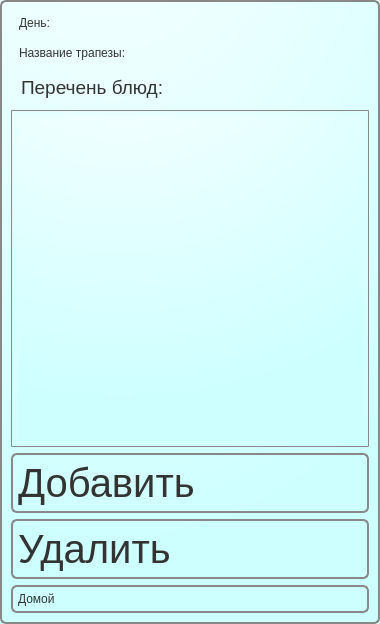
<?xml version="1.0" encoding="UTF-8"?>
<ui version="4.0">
 <class>DishsByTimeForm</class>
 <widget class="QWidget" name="DishsByTimeForm">
  <property name="geometry">
   <rect>
    <x>0</x>
    <y>0</y>
    <width>380</width>
    <height>624</height>
   </rect>
  </property>
  <property name="palette">
   <palette>
    <active>
     <colorrole role="WindowText">
      <brush brushstyle="SolidPattern">
       <color alpha="255">
        <red>51</red>
        <green>51</green>
        <blue>51</blue>
       </color>
      </brush>
     </colorrole>
     <colorrole role="Button">
      <brush brushstyle="RadialGradientPattern">
       <gradient centralx="0.300000000000000" centraly="-0.400000000000000" focalx="0.300000000000000" focaly="-0.400000000000000" radius="1.300000000000000" type="RadialGradient" spread="PadSpread" coordinatemode="ObjectBoundingMode">
        <gradientstop position="0.000000000000000">
         <color alpha="255">
          <red>255</red>
          <green>255</green>
          <blue>255</blue>
         </color>
        </gradientstop>
        <gradientstop position="1.000000000000000">
         <color alpha="255">
          <red>205</red>
          <green>255</green>
          <blue>255</blue>
         </color>
        </gradientstop>
       </gradient>
      </brush>
     </colorrole>
     <colorrole role="Text">
      <brush brushstyle="SolidPattern">
       <color alpha="255">
        <red>51</red>
        <green>51</green>
        <blue>51</blue>
       </color>
      </brush>
     </colorrole>
     <colorrole role="ButtonText">
      <brush brushstyle="SolidPattern">
       <color alpha="255">
        <red>51</red>
        <green>51</green>
        <blue>51</blue>
       </color>
      </brush>
     </colorrole>
     <colorrole role="Base">
      <brush brushstyle="RadialGradientPattern">
       <gradient centralx="0.300000000000000" centraly="-0.400000000000000" focalx="0.300000000000000" focaly="-0.400000000000000" radius="1.300000000000000" type="RadialGradient" spread="PadSpread" coordinatemode="ObjectBoundingMode">
        <gradientstop position="0.000000000000000">
         <color alpha="255">
          <red>255</red>
          <green>255</green>
          <blue>255</blue>
         </color>
        </gradientstop>
        <gradientstop position="1.000000000000000">
         <color alpha="255">
          <red>205</red>
          <green>255</green>
          <blue>255</blue>
         </color>
        </gradientstop>
       </gradient>
      </brush>
     </colorrole>
     <colorrole role="Window">
      <brush brushstyle="RadialGradientPattern">
       <gradient centralx="0.300000000000000" centraly="-0.400000000000000" focalx="0.300000000000000" focaly="-0.400000000000000" radius="1.300000000000000" type="RadialGradient" spread="PadSpread" coordinatemode="ObjectBoundingMode">
        <gradientstop position="0.000000000000000">
         <color alpha="255">
          <red>255</red>
          <green>255</green>
          <blue>255</blue>
         </color>
        </gradientstop>
        <gradientstop position="1.000000000000000">
         <color alpha="255">
          <red>205</red>
          <green>255</green>
          <blue>255</blue>
         </color>
        </gradientstop>
       </gradient>
      </brush>
     </colorrole>
    </active>
    <inactive>
     <colorrole role="WindowText">
      <brush brushstyle="SolidPattern">
       <color alpha="255">
        <red>51</red>
        <green>51</green>
        <blue>51</blue>
       </color>
      </brush>
     </colorrole>
     <colorrole role="Button">
      <brush brushstyle="RadialGradientPattern">
       <gradient centralx="0.300000000000000" centraly="-0.400000000000000" focalx="0.300000000000000" focaly="-0.400000000000000" radius="1.300000000000000" type="RadialGradient" spread="PadSpread" coordinatemode="ObjectBoundingMode">
        <gradientstop position="0.000000000000000">
         <color alpha="255">
          <red>255</red>
          <green>255</green>
          <blue>255</blue>
         </color>
        </gradientstop>
        <gradientstop position="1.000000000000000">
         <color alpha="255">
          <red>205</red>
          <green>255</green>
          <blue>255</blue>
         </color>
        </gradientstop>
       </gradient>
      </brush>
     </colorrole>
     <colorrole role="Text">
      <brush brushstyle="SolidPattern">
       <color alpha="255">
        <red>51</red>
        <green>51</green>
        <blue>51</blue>
       </color>
      </brush>
     </colorrole>
     <colorrole role="ButtonText">
      <brush brushstyle="SolidPattern">
       <color alpha="255">
        <red>51</red>
        <green>51</green>
        <blue>51</blue>
       </color>
      </brush>
     </colorrole>
     <colorrole role="Base">
      <brush brushstyle="RadialGradientPattern">
       <gradient centralx="0.300000000000000" centraly="-0.400000000000000" focalx="0.300000000000000" focaly="-0.400000000000000" radius="1.300000000000000" type="RadialGradient" spread="PadSpread" coordinatemode="ObjectBoundingMode">
        <gradientstop position="0.000000000000000">
         <color alpha="255">
          <red>255</red>
          <green>255</green>
          <blue>255</blue>
         </color>
        </gradientstop>
        <gradientstop position="1.000000000000000">
         <color alpha="255">
          <red>205</red>
          <green>255</green>
          <blue>255</blue>
         </color>
        </gradientstop>
       </gradient>
      </brush>
     </colorrole>
     <colorrole role="Window">
      <brush brushstyle="RadialGradientPattern">
       <gradient centralx="0.300000000000000" centraly="-0.400000000000000" focalx="0.300000000000000" focaly="-0.400000000000000" radius="1.300000000000000" type="RadialGradient" spread="PadSpread" coordinatemode="ObjectBoundingMode">
        <gradientstop position="0.000000000000000">
         <color alpha="255">
          <red>255</red>
          <green>255</green>
          <blue>255</blue>
         </color>
        </gradientstop>
        <gradientstop position="1.000000000000000">
         <color alpha="255">
          <red>205</red>
          <green>255</green>
          <blue>255</blue>
         </color>
        </gradientstop>
       </gradient>
      </brush>
     </colorrole>
    </inactive>
    <disabled>
     <colorrole role="WindowText">
      <brush brushstyle="SolidPattern">
       <color alpha="255">
        <red>51</red>
        <green>51</green>
        <blue>51</blue>
       </color>
      </brush>
     </colorrole>
     <colorrole role="Button">
      <brush brushstyle="RadialGradientPattern">
       <gradient centralx="0.300000000000000" centraly="-0.400000000000000" focalx="0.300000000000000" focaly="-0.400000000000000" radius="1.300000000000000" type="RadialGradient" spread="PadSpread" coordinatemode="ObjectBoundingMode">
        <gradientstop position="0.000000000000000">
         <color alpha="255">
          <red>255</red>
          <green>255</green>
          <blue>255</blue>
         </color>
        </gradientstop>
        <gradientstop position="1.000000000000000">
         <color alpha="255">
          <red>205</red>
          <green>255</green>
          <blue>255</blue>
         </color>
        </gradientstop>
       </gradient>
      </brush>
     </colorrole>
     <colorrole role="Text">
      <brush brushstyle="SolidPattern">
       <color alpha="255">
        <red>51</red>
        <green>51</green>
        <blue>51</blue>
       </color>
      </brush>
     </colorrole>
     <colorrole role="ButtonText">
      <brush brushstyle="SolidPattern">
       <color alpha="255">
        <red>51</red>
        <green>51</green>
        <blue>51</blue>
       </color>
      </brush>
     </colorrole>
     <colorrole role="Base">
      <brush brushstyle="RadialGradientPattern">
       <gradient centralx="0.300000000000000" centraly="-0.400000000000000" focalx="0.300000000000000" focaly="-0.400000000000000" radius="1.300000000000000" type="RadialGradient" spread="PadSpread" coordinatemode="ObjectBoundingMode">
        <gradientstop position="0.000000000000000">
         <color alpha="255">
          <red>255</red>
          <green>255</green>
          <blue>255</blue>
         </color>
        </gradientstop>
        <gradientstop position="1.000000000000000">
         <color alpha="255">
          <red>205</red>
          <green>255</green>
          <blue>255</blue>
         </color>
        </gradientstop>
       </gradient>
      </brush>
     </colorrole>
     <colorrole role="Window">
      <brush brushstyle="RadialGradientPattern">
       <gradient centralx="0.300000000000000" centraly="-0.400000000000000" focalx="0.300000000000000" focaly="-0.400000000000000" radius="1.300000000000000" type="RadialGradient" spread="PadSpread" coordinatemode="ObjectBoundingMode">
        <gradientstop position="0.000000000000000">
         <color alpha="255">
          <red>255</red>
          <green>255</green>
          <blue>255</blue>
         </color>
        </gradientstop>
        <gradientstop position="1.000000000000000">
         <color alpha="255">
          <red>205</red>
          <green>255</green>
          <blue>255</blue>
         </color>
        </gradientstop>
       </gradient>
      </brush>
     </colorrole>
    </disabled>
   </palette>
  </property>
  <property name="windowTitle">
   <string>Трапеза на день</string>
  </property>
  <property name="styleSheet">
   <string notr="true"> 
 QWidget {
color: #333;
border: 2px solid #888888;
font: 12pt &quot;Arial&quot;;
border-radius: 6px;
padding: 5px;
background: qradialgradient(cx: 0.3, cy: -0.4,
fx: 0.3, fy: -0.4,
radius: 1.3, stop: 0 #fff, stop: 1 #cdffff);
min-width: 80px;
text-align:left
}
 </string>
  </property>
  <layout class="QGridLayout" name="gridLayout">
   <item row="1" column="0">
    <widget class="QLabel" name="label_3">
     <property name="styleSheet">
      <string notr="true"> 
 QLabel {
color: #333;
border: 0px solid #888888;
font: 14pt &quot;Arial&quot;;
border-radius: 6px;
padding: 5px;
background: qradialgradient(cx: 0.3, cy: -0.4,
fx: 0.3, fy: -0.4,
radius: 1.3, stop: 0 #fff, stop: 1 #cdffff);
min-width: 80px;
text-align:left
}</string>
     </property>
     <property name="text">
      <string>Название трапезы:</string>
     </property>
    </widget>
   </item>
   <item row="0" column="0">
    <widget class="QLabel" name="label_2">
     <property name="styleSheet">
      <string notr="true"> 
 QLabel {
color: #333;
border: 0px solid #888888;
font: 14pt &quot;Arial&quot;;
border-radius: 6px;
padding: 5px;
background: qradialgradient(cx: 0.3, cy: -0.4,
fx: 0.3, fy: -0.4,
radius: 1.3, stop: 0 #fff, stop: 1 #cdffff);
min-width: 80px;
text-align:left
}</string>
     </property>
     <property name="text">
      <string>День:</string>
     </property>
    </widget>
   </item>
   <item row="0" column="1">
    <widget class="QLabel" name="dayLabel">
     <property name="styleSheet">
      <string notr="true"> 
 QLabel {
color: #333;
border: 0px solid #888888;
font: 14pt &quot;Arial&quot;;
border-radius: 6px;
padding: 5px;
background: qradialgradient(cx: 0.3, cy: -0.4,
fx: 0.3, fy: -0.4,
radius: 1.3, stop: 0 #fff, stop: 1 #cdffff);
min-width: 80px;
text-align:left
}</string>
     </property>
     <property name="text">
      <string/>
     </property>
    </widget>
   </item>
   <item row="1" column="1">
    <widget class="QLabel" name="trapezaLabel">
     <property name="styleSheet">
      <string notr="true"> 
 QLabel {
color: #333;
border: 0px solid #888888;
font: 14pt &quot;Arial&quot;;
border-radius: 6px;
padding: 5px;
background: qradialgradient(cx: 0.3, cy: -0.4,
fx: 0.3, fy: -0.4,
radius: 1.3, stop: 0 #fff, stop: 1 #cdffff);
min-width: 80px;
text-align:left
}</string>
     </property>
     <property name="text">
      <string/>
     </property>
    </widget>
   </item>
   <item row="4" column="0" colspan="2">
    <widget class="QPushButton" name="addButton">
     <property name="font">
      <font>
       <family>Arial</family>
       <pointsize>30</pointsize>
       <weight>50</weight>
       <italic>false</italic>
       <bold>false</bold>
      </font>
     </property>
     <property name="styleSheet">
      <string notr="true"> 
 QPushButton {
color: #333;
border: 2px solid #888888;
font: 30pt &quot;Arial&quot;;
border-radius: 6px;
padding: 5px;
background: qradialgradient(cx: 0.3, cy: -0.4,
fx: 0.3, fy: -0.4,
radius: 1.3, stop: 0 #fff, stop: 1 #cdffff);
min-width: 80px;
text-align:left
}
 
QPushButton:hover {
background: qradialgradient(cx: 0.3, cy: -0.4,
fx: 0.3, fy: -0.4,
radius: 1.3, stop: 0 #fff, stop: 1 #bbb);
}
 
 QPushButton:pressed {
background: qradialgradient(cx: 0.4, cy: -0.1,
fx: 0.4, fy: -0.1,
radius: 1.3, stop: 0 #fff, stop: 1 #ddd);
}</string>
     </property>
     <property name="text">
      <string>Добавить</string>
     </property>
     <property name="icon">
      <iconset resource="images_resources.qrc">
       <normaloff>:/images/img/edit_add_8006.png</normaloff>:/images/img/edit_add_8006.png</iconset>
     </property>
     <property name="iconSize">
      <size>
       <width>48</width>
       <height>48</height>
      </size>
     </property>
    </widget>
   </item>
   <item row="6" column="0" colspan="2">
    <widget class="QPushButton" name="deleteButton">
     <property name="font">
      <font>
       <family>Arial</family>
       <pointsize>30</pointsize>
       <weight>50</weight>
       <italic>false</italic>
       <bold>false</bold>
      </font>
     </property>
     <property name="styleSheet">
      <string notr="true"> 
 QPushButton {
color: #333;
border: 2px solid #888888;
font: 30pt &quot;Arial&quot;;
border-radius: 6px;
padding: 5px;
background: qradialgradient(cx: 0.3, cy: -0.4,
fx: 0.3, fy: -0.4,
radius: 1.3, stop: 0 #fff, stop: 1 #cdffff);
min-width: 80px;
text-align:left
}
 
QPushButton:hover {
background: qradialgradient(cx: 0.3, cy: -0.4,
fx: 0.3, fy: -0.4,
radius: 1.3, stop: 0 #fff, stop: 1 #bbb);
}
 
 QPushButton:pressed {
background: qradialgradient(cx: 0.4, cy: -0.1,
fx: 0.4, fy: -0.1,
radius: 1.3, stop: 0 #fff, stop: 1 #ddd);
}</string>
     </property>
     <property name="text">
      <string>Удалить</string>
     </property>
     <property name="icon">
      <iconset resource="images_resources.qrc">
       <normaloff>:/images/img/delete_9019.png</normaloff>:/images/img/delete_9019.png</iconset>
     </property>
     <property name="iconSize">
      <size>
       <width>48</width>
       <height>48</height>
      </size>
     </property>
    </widget>
   </item>
   <item row="3" column="0" colspan="2">
    <widget class="QListView" name="dishsByDayListView">
     <property name="palette">
      <palette>
       <active>
        <colorrole role="WindowText">
         <brush brushstyle="SolidPattern">
          <color alpha="255">
           <red>51</red>
           <green>51</green>
           <blue>51</blue>
          </color>
         </brush>
        </colorrole>
        <colorrole role="Button">
         <brush brushstyle="RadialGradientPattern">
          <gradient centralx="0.300000000000000" centraly="-0.400000000000000" focalx="0.300000000000000" focaly="-0.400000000000000" radius="1.300000000000000" type="RadialGradient" spread="PadSpread" coordinatemode="ObjectBoundingMode">
           <gradientstop position="0.000000000000000">
            <color alpha="255">
             <red>255</red>
             <green>255</green>
             <blue>255</blue>
            </color>
           </gradientstop>
           <gradientstop position="1.000000000000000">
            <color alpha="255">
             <red>205</red>
             <green>255</green>
             <blue>255</blue>
            </color>
           </gradientstop>
          </gradient>
         </brush>
        </colorrole>
        <colorrole role="Text">
         <brush brushstyle="SolidPattern">
          <color alpha="255">
           <red>51</red>
           <green>51</green>
           <blue>51</blue>
          </color>
         </brush>
        </colorrole>
        <colorrole role="ButtonText">
         <brush brushstyle="SolidPattern">
          <color alpha="255">
           <red>51</red>
           <green>51</green>
           <blue>51</blue>
          </color>
         </brush>
        </colorrole>
        <colorrole role="Base">
         <brush brushstyle="RadialGradientPattern">
          <gradient centralx="0.300000000000000" centraly="-0.400000000000000" focalx="0.300000000000000" focaly="-0.400000000000000" radius="1.300000000000000" type="RadialGradient" spread="PadSpread" coordinatemode="ObjectBoundingMode">
           <gradientstop position="0.000000000000000">
            <color alpha="255">
             <red>255</red>
             <green>255</green>
             <blue>255</blue>
            </color>
           </gradientstop>
           <gradientstop position="1.000000000000000">
            <color alpha="255">
             <red>205</red>
             <green>255</green>
             <blue>255</blue>
            </color>
           </gradientstop>
          </gradient>
         </brush>
        </colorrole>
        <colorrole role="Window">
         <brush brushstyle="RadialGradientPattern">
          <gradient centralx="0.300000000000000" centraly="-0.400000000000000" focalx="0.300000000000000" focaly="-0.400000000000000" radius="1.300000000000000" type="RadialGradient" spread="PadSpread" coordinatemode="ObjectBoundingMode">
           <gradientstop position="0.000000000000000">
            <color alpha="255">
             <red>255</red>
             <green>255</green>
             <blue>255</blue>
            </color>
           </gradientstop>
           <gradientstop position="1.000000000000000">
            <color alpha="255">
             <red>205</red>
             <green>255</green>
             <blue>255</blue>
            </color>
           </gradientstop>
          </gradient>
         </brush>
        </colorrole>
       </active>
       <inactive>
        <colorrole role="WindowText">
         <brush brushstyle="SolidPattern">
          <color alpha="255">
           <red>51</red>
           <green>51</green>
           <blue>51</blue>
          </color>
         </brush>
        </colorrole>
        <colorrole role="Button">
         <brush brushstyle="RadialGradientPattern">
          <gradient centralx="0.300000000000000" centraly="-0.400000000000000" focalx="0.300000000000000" focaly="-0.400000000000000" radius="1.300000000000000" type="RadialGradient" spread="PadSpread" coordinatemode="ObjectBoundingMode">
           <gradientstop position="0.000000000000000">
            <color alpha="255">
             <red>255</red>
             <green>255</green>
             <blue>255</blue>
            </color>
           </gradientstop>
           <gradientstop position="1.000000000000000">
            <color alpha="255">
             <red>205</red>
             <green>255</green>
             <blue>255</blue>
            </color>
           </gradientstop>
          </gradient>
         </brush>
        </colorrole>
        <colorrole role="Text">
         <brush brushstyle="SolidPattern">
          <color alpha="255">
           <red>51</red>
           <green>51</green>
           <blue>51</blue>
          </color>
         </brush>
        </colorrole>
        <colorrole role="ButtonText">
         <brush brushstyle="SolidPattern">
          <color alpha="255">
           <red>51</red>
           <green>51</green>
           <blue>51</blue>
          </color>
         </brush>
        </colorrole>
        <colorrole role="Base">
         <brush brushstyle="RadialGradientPattern">
          <gradient centralx="0.300000000000000" centraly="-0.400000000000000" focalx="0.300000000000000" focaly="-0.400000000000000" radius="1.300000000000000" type="RadialGradient" spread="PadSpread" coordinatemode="ObjectBoundingMode">
           <gradientstop position="0.000000000000000">
            <color alpha="255">
             <red>255</red>
             <green>255</green>
             <blue>255</blue>
            </color>
           </gradientstop>
           <gradientstop position="1.000000000000000">
            <color alpha="255">
             <red>205</red>
             <green>255</green>
             <blue>255</blue>
            </color>
           </gradientstop>
          </gradient>
         </brush>
        </colorrole>
        <colorrole role="Window">
         <brush brushstyle="RadialGradientPattern">
          <gradient centralx="0.300000000000000" centraly="-0.400000000000000" focalx="0.300000000000000" focaly="-0.400000000000000" radius="1.300000000000000" type="RadialGradient" spread="PadSpread" coordinatemode="ObjectBoundingMode">
           <gradientstop position="0.000000000000000">
            <color alpha="255">
             <red>255</red>
             <green>255</green>
             <blue>255</blue>
            </color>
           </gradientstop>
           <gradientstop position="1.000000000000000">
            <color alpha="255">
             <red>205</red>
             <green>255</green>
             <blue>255</blue>
            </color>
           </gradientstop>
          </gradient>
         </brush>
        </colorrole>
       </inactive>
       <disabled>
        <colorrole role="WindowText">
         <brush brushstyle="SolidPattern">
          <color alpha="255">
           <red>51</red>
           <green>51</green>
           <blue>51</blue>
          </color>
         </brush>
        </colorrole>
        <colorrole role="Button">
         <brush brushstyle="RadialGradientPattern">
          <gradient centralx="0.300000000000000" centraly="-0.400000000000000" focalx="0.300000000000000" focaly="-0.400000000000000" radius="1.300000000000000" type="RadialGradient" spread="PadSpread" coordinatemode="ObjectBoundingMode">
           <gradientstop position="0.000000000000000">
            <color alpha="255">
             <red>255</red>
             <green>255</green>
             <blue>255</blue>
            </color>
           </gradientstop>
           <gradientstop position="1.000000000000000">
            <color alpha="255">
             <red>205</red>
             <green>255</green>
             <blue>255</blue>
            </color>
           </gradientstop>
          </gradient>
         </brush>
        </colorrole>
        <colorrole role="Text">
         <brush brushstyle="SolidPattern">
          <color alpha="255">
           <red>51</red>
           <green>51</green>
           <blue>51</blue>
          </color>
         </brush>
        </colorrole>
        <colorrole role="ButtonText">
         <brush brushstyle="SolidPattern">
          <color alpha="255">
           <red>51</red>
           <green>51</green>
           <blue>51</blue>
          </color>
         </brush>
        </colorrole>
        <colorrole role="Base">
         <brush brushstyle="RadialGradientPattern">
          <gradient centralx="0.300000000000000" centraly="-0.400000000000000" focalx="0.300000000000000" focaly="-0.400000000000000" radius="1.300000000000000" type="RadialGradient" spread="PadSpread" coordinatemode="ObjectBoundingMode">
           <gradientstop position="0.000000000000000">
            <color alpha="255">
             <red>255</red>
             <green>255</green>
             <blue>255</blue>
            </color>
           </gradientstop>
           <gradientstop position="1.000000000000000">
            <color alpha="255">
             <red>205</red>
             <green>255</green>
             <blue>255</blue>
            </color>
           </gradientstop>
          </gradient>
         </brush>
        </colorrole>
        <colorrole role="Window">
         <brush brushstyle="RadialGradientPattern">
          <gradient centralx="0.300000000000000" centraly="-0.400000000000000" focalx="0.300000000000000" focaly="-0.400000000000000" radius="1.300000000000000" type="RadialGradient" spread="PadSpread" coordinatemode="ObjectBoundingMode">
           <gradientstop position="0.000000000000000">
            <color alpha="255">
             <red>255</red>
             <green>255</green>
             <blue>255</blue>
            </color>
           </gradientstop>
           <gradientstop position="1.000000000000000">
            <color alpha="255">
             <red>205</red>
             <green>255</green>
             <blue>255</blue>
            </color>
           </gradientstop>
          </gradient>
         </brush>
        </colorrole>
       </disabled>
      </palette>
     </property>
     <property name="styleSheet">
      <string notr="true"> 
 QListView {
color: #333;
border: 1px solid #888888;
font: 24pt &quot;Arial&quot;;
border-radius: 1px;
padding: 5px;
background: qradialgradient(cx: 0.3, cy: -0.4,
fx: 0.3, fy: -0.4,
radius: 1.3, stop: 0 #fff, stop: 1 #cdffff);
min-width: 80px;
text-align:left
}</string>
     </property>
     <property name="frameShape">
      <enum>QFrame::NoFrame</enum>
     </property>
    </widget>
   </item>
   <item row="2" column="0" colspan="2">
    <widget class="QLabel" name="label">
     <property name="font">
      <font>
       <family>Arial</family>
       <pointsize>14</pointsize>
       <weight>50</weight>
       <italic>false</italic>
       <bold>false</bold>
      </font>
     </property>
     <property name="styleSheet">
      <string notr="true"> 
 QLabel {
color: #333;
border: 0px solid #888888;
font: 14pt &quot;Arial&quot;;
border-radius: 6px;
padding: 5px;
background: qradialgradient(cx: 0.3, cy: -0.4,
fx: 0.3, fy: -0.4,
radius: 1.3, stop: 0 #fff, stop: 1 #cdffff);
min-width: 80px;
text-align:left
}</string>
     </property>
     <property name="text">
      <string>Перечень блюд:</string>
     </property>
    </widget>
   </item>
   <item row="7" column="0" colspan="2">
    <widget class="QPushButton" name="toMainButton">
     <property name="styleSheet">
      <string notr="true"> 
 QPushButton {
color: #333;
border: 2px solid #888888;
font: 30pt &quot;Arial&quot;;
border-radius: 6px;
padding: 5px;
background: qradialgradient(cx: 0.3, cy: -0.4,
fx: 0.3, fy: -0.4,
radius: 1.3, stop: 0 #fff, stop: 1 #cdffff);
min-width: 80px;
text-align:left
}
 
QPushButton:hover {
background: qradialgradient(cx: 0.3, cy: -0.4,
fx: 0.3, fy: -0.4,
radius: 1.3, stop: 0 #fff, stop: 1 #bbb);
}
 
 QPushButton:pressed {
background: qradialgradient(cx: 0.4, cy: -0.1,
fx: 0.4, fy: -0.1,
radius: 1.3, stop: 0 #fff, stop: 1 #ddd);
}</string>
     </property>
     <property name="text">
      <string>Домой</string>
     </property>
     <property name="icon">
      <iconset resource="images_resources.qrc">
       <normaloff>:/images/img/kfm_home_6893.png</normaloff>:/images/img/kfm_home_6893.png</iconset>
     </property>
     <property name="iconSize">
      <size>
       <width>48</width>
       <height>48</height>
      </size>
     </property>
    </widget>
   </item>
  </layout>
 </widget>
 <resources>
  <include location="images_resources.qrc"/>
 </resources>
 <connections/>
</ui>
